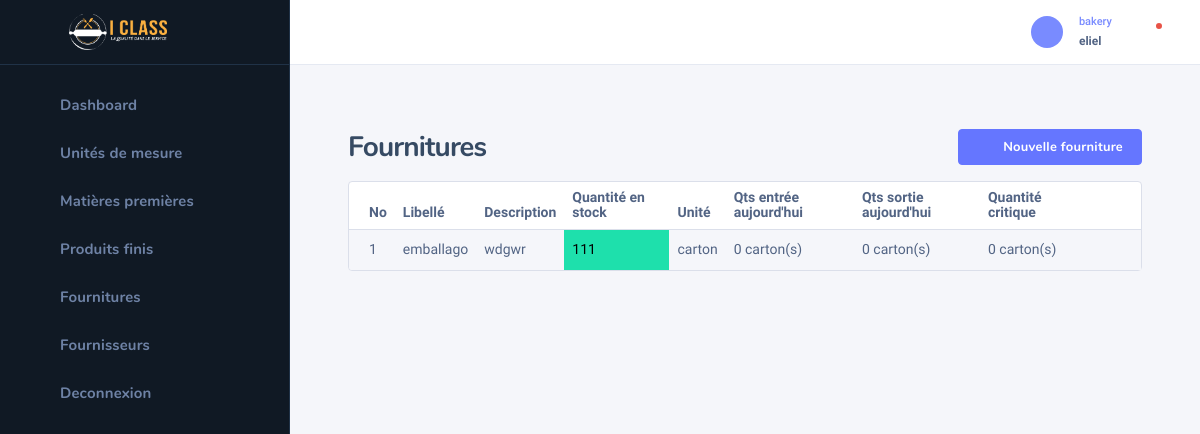
Page /bakery/fourniture_list/ (signed in) on the earlier database version.
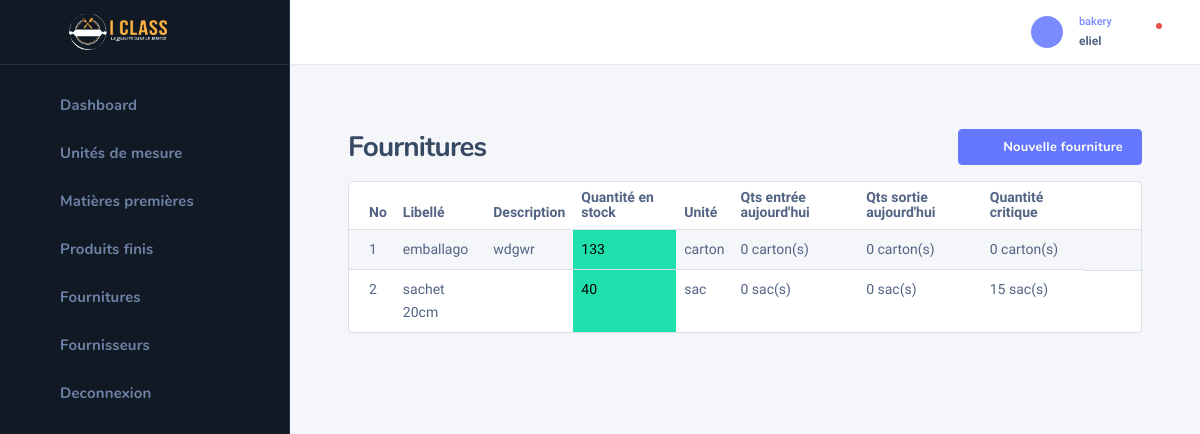
Same page on the later database version.
### bakery/models.py (models this page shows, shortened)
class Fourniture(models.Model):
    libelle = models.CharField(max_length=255)
    description = models.TextField()
    unite = models.ForeignKey(Unite, on_delete=models.CASCADE)
    critic_qts = models.IntegerField(default=0, blank=True, null=True)
    total_entry = models.IntegerField(default=0, blank=True, null=True)
    total_out = models.IntegerField(default=0, blank=True, null=True)
    @property
    def in_stock(self):
        total = 0
        entries = EntreeFourniture.objects.filter(fourniture=self)
        outs = SortieFourniture.objects.filter(fourniture=self)
        for entry in entries:
            total += entry.qts
        for out in outs:
            total -= out.qts
        return total
    @property
    def qts_out(self):
        total = 0
        outs = SortieFourniture.objects.filter(fourniture=self, date=datetime.datetime.today().date())
        for out in outs:
            total += out.qts
        return total
    @property
    def qts_enters(self):
        total = 0
        entries = EntreeFourniture.objects.filter(fourniture=self, date=datetime.datetime.today().date())
        for entry in entries:
            total += entry.qts
        return total

class EntreeFourniture(models.Model):
    class Meta:
        verbose_name = "Entrées de fourniture"
    fourniture = models.ForeignKey(Fourniture, on_delete=models.CASCADE, null=True)
    qts = models.IntegerField()
    date = models.DateField(auto_now_add=True, null=True)
    heure = models.TimeField(auto_now_add=True, null=True)
    price = models.DecimalField(max_digits=10, decimal_places=2, null=True, verbose_name="cout total")
    devise = models.CharField(max_length=25, choices=devises, default=devises[1][0])
    completed = models.BooleanField(default=False)
    added_at = models.DateTimeField(auto_now_add=True, null=True)
    taux = models.DecimalField(max_digits=10, decimal_places=2, null=True, blank=True, default=0)

class SortieFourniture(models.Model):
    class Meta:
        verbose_name = "Sortie de fourniture"
    fourniture = models.ForeignKey(Fourniture, on_delete=models.CASCADE)
    qts = models.IntegerField()
    date = models.DateField(auto_now_add=True, null=True)
    heure = models.TimeField(auto_now_add=True, null=True)
    completed = models.BooleanField(default=False)
    added_at = models.DateTimeField(auto_now_add=True, null=True)

class Unite(models.Model):
    class Meta:
        verbose_name = "Unité de mésure"
    name = models.CharField(max_length=255)

### bakery/views.py (the view, shortened to what this page needs)
# urls.py: path('fourniture_list/', fourniture_list, name='fourniture-list'),
@login_required(login_url='login')
def fourniture_list(request):
    fournitures = Fourniture.objects.all()
    units = Unite.objects.all()
    return render(request, 'bakery/fourniture_list.html', context={'fournitures': fournitures, 'units': units})

### templates/bakery/fourniture_list.html (shortened to what the changed rows need)
{% extends 'bakery/base_bakery.html' %}
{% block content %}
    <div class="nk-wrap">
        <div class="nk-content">
            <div class="nk-content ">
                <div class="container-fluid">
                    <div class="nk-content-inner">
                        <div class="nk-content-body">
                            <div class="nk-block">
                                <div class="card card-bordered">
                                    <div class="card-inner-group">
                                        <div class="card-inner p-0">
                                            <table class="datatable-init-export nowrap table table-striped"
                                                   data-export-title="Export">
                                                <thead>
                                                <tr>
                                                    <th>No</th>
                                                    <th>Libellé</th>
                                                    <th>Description</th>
                                                    <th>Quantité en stock</th>
                                                    <th>Unité</th>
                                                    <th>Qts entrée aujourd'hui</th>
                                                    <th>Qts sortie aujourd'hui</th>
                                                    <th>Quantité critique</th>
                                                    <th></th>
                                                </tr>
                                                </thead>
                                                <tbody>
                                                {% for f in fournitures %}
                                                    <tr>
                                                        <td>{{ forloop.counter }}</td>
                                                        <td>{{ f.libelle }}</td>
                                                        <td>{{ f.description }}</td>
                                                        {% if f.in_stock > f.critic_qts %}
                                                        <td class="bg-success text-black">{{ f.in_stock }}</td>
                                                        {% else %}
                                                        <td class="bg-danger text-white">{{ f.in_stock }}</td>
                                                        {% endif %}
                                                        <td>{{ f.unite.name }}</td>
                                                        <td>{{ f.qts_enters }} {{ f.unite.name }}(s)</td>
                                                        <td>{{ f.qts_out }} {{ f.unite.name }}(s)</td>
                                                        <td>{{ f.critic_qts }} {{ f.unite.name }}(s)</td>
                                                    <td class="center">
                                                            <ul class="nk-tb-actions gx-1 my-n1">
                                                                <li class="me-n1">
                                                                    <div class="dropdown">
                                                                        <a href="#"
                                                                           class="dropdown-toggle btn btn-icon btn-trigger"
                                                                           data-bs-toggle="dropdown"><em
                                                                                class="icon ni ni-more-h"></em></a>
                                                                    </div>
                                                                </li>
                                                            </ul>
                                                        </td>
                                                    </tr>
                                                {% endfor %}
                                                </tbody>
                                            </table>
                                        </div>
                                    </div>
                                </div>
                            </div>
                        </div>
                    </div>
                </div>
            </div>
        </div>
    </div>
{% endblock %}

Differences in the rows shown:
computed for Fourniture "emballago": in_stock "111" → "133"
added Fourniture: libelle "sachet 20cm", in_stock "40", unite.name "sac", qts_enters "0", qts_out "0", critic_qts "15"
